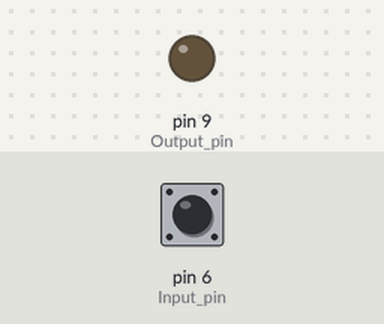
The sketch below on a simulated Arduino Uno, built with avr-gcc and run on an emulated ATmega328P. On the bench: output pins drawn as LEDs (lit = HIGH). The inputs (shaded band) are chosen by the test bench; at power-on: pin 6 (Input_pin) HIGH.

Above: at 1.2 s.
1.3 s: pin 6 (Input_pin) pulled LOW for 0.15 s
At 1.37 s:
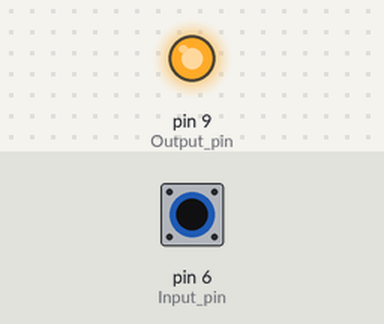
2.9 s: pin 6 (Input_pin) pulled LOW for 3.2 s
At 7.0 s:
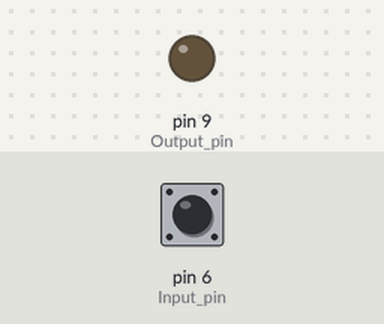
Timing chart, 0 to 8.5 s (numbered marks = the images above; inputs shaded):
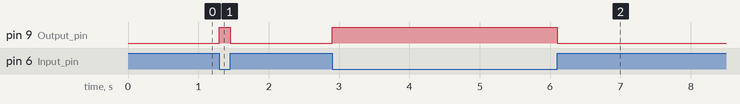

The sketch:

Task2.ino
```cpp
// (Original) Task2.ino


void setup() {
    pinMode(6, INPUT_PULLUP); // Input pin
    pinMode(9, OUTPUT); // Output pin
}

void loop() {
    int pin6 = digitalRead(6); // reading the pin data
    digitalWrite(9, !pin6); // inverting then writing to the pin
}
```

Measured:
- after the input at 1.3 s, pin 9 (Output_pin): LOW → HIGH at once, → LOW 0.15 s later
- after the input at 2.9 s, pin 9 (Output_pin): LOW → HIGH at once, → LOW 3.2 s later
